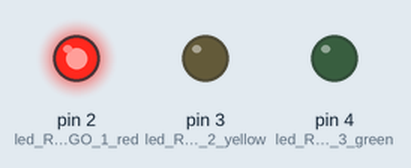
Simulated run of this sketch. Board: Arduino Uno, built with avr-gcc and run on an emulated ATmega328P. Shown: output pins drawn as LEDs (lit = HIGH).

Above: at 8.0 s.
At 16.3 s:
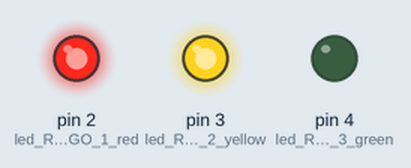
At 17.7 s:
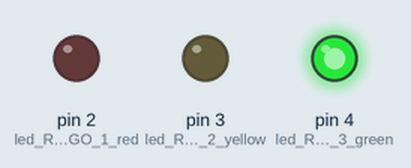
At 19.0 s:
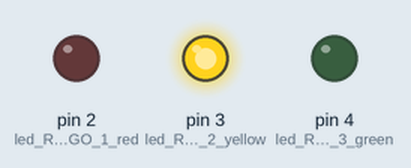
Timing chart, 0 to 25.2 s (numbered marks = the images above):
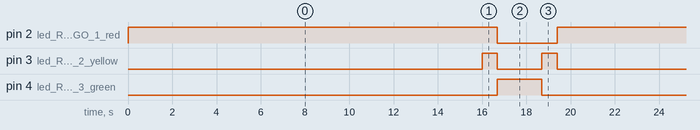

The sketch:

Blink.ino
```cpp
int led_RANGO_1_red = 2;
int led_RANGO_2_yellow = 3;
int led_RANGO_3_green = 4;

void setup()
{
  pinMode(led_RANGO_1_red , OUTPUT);
  pinMode(led_RANGO_2_yellow , OUTPUT);
  pinMode(led_RANGO_3_green , OUTPUT);
}
void loop()
{
  digitalWrite(led_RANGO_1_red , HIGH);
  delay(16000);
  digitalWrite(led_RANGO_2_yellow , HIGH);
  delay(700);
  digitalWrite(led_RANGO_1_red , LOW);
  digitalWrite(led_RANGO_2_yellow , LOW);
  digitalWrite(led_RANGO_3_green , HIGH);
  delay(2000);
  digitalWrite(led_RANGO_3_green , LOW);
  digitalWrite(led_RANGO_2_yellow , HIGH);
  delay(700);
  digitalWrite(led_RANGO_2_yellow , LOW);
}
```

Measured:
- by itself, pin 2 (led_RANGO_1_red): alternates HIGH for 16.7 s and LOW for 2.7 s
- by itself, pin 3 (led_RANGO_2_yellow): repeats every 19.4 s: LOW 2.0 s, HIGH 0.70 s, LOW 16.0 s, HIGH 0.70 s
- by itself, pin 4 (led_RANGO_3_green): alternates HIGH for 2.0 s and LOW for 17.4 s
